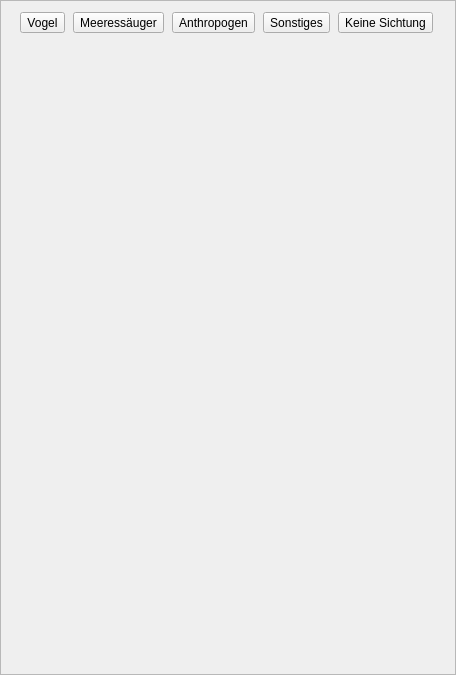
<?xml version="1.0" encoding="UTF-8"?>
<ui version="4.0">
 <class>CensusWidget</class>
 <widget class="QFrame" name="CensusWidget">
  <property name="geometry">
   <rect>
    <x>0</x>
    <y>0</y>
    <width>456</width>
    <height>675</height>
   </rect>
  </property>
  <property name="windowTitle">
   <string>Frame</string>
  </property>
  <property name="frameShape">
   <enum>QFrame::StyledPanel</enum>
  </property>
  <property name="frameShadow">
   <enum>QFrame::Raised</enum>
  </property>
  <layout class="QVBoxLayout" name="verticalLayout">
   <item>
    <widget class="QWidget" name="widget" native="true">
     <layout class="QHBoxLayout" name="horizontalLayout">
      <property name="spacing">
       <number>0</number>
      </property>
      <property name="leftMargin">
       <number>0</number>
      </property>
      <property name="topMargin">
       <number>0</number>
      </property>
      <property name="rightMargin">
       <number>0</number>
      </property>
      <property name="bottomMargin">
       <number>0</number>
      </property>
      <item>
       <widget class="QToolButton" name="toolButton">
        <property name="text">
         <string>Vogel</string>
        </property>
       </widget>
      </item>
      <item>
       <widget class="QToolButton" name="toolButton_3">
        <property name="text">
         <string>Meeressäuger</string>
        </property>
       </widget>
      </item>
      <item>
       <widget class="QToolButton" name="toolButton_4">
        <property name="text">
         <string>Anthropogen</string>
        </property>
       </widget>
      </item>
      <item>
       <widget class="QToolButton" name="toolButton_5">
        <property name="text">
         <string>Sonstiges</string>
        </property>
       </widget>
      </item>
      <item>
       <widget class="QToolButton" name="toolButton_2">
        <property name="text">
         <string>Keine Sichtung</string>
        </property>
       </widget>
      </item>
     </layout>
    </widget>
   </item>
   <item>
    <widget class="QWidget" name="widget_2" native="true"/>
   </item>
   <item>
    <spacer name="verticalSpacer">
     <property name="orientation">
      <enum>Qt::Vertical</enum>
     </property>
     <property name="sizeHint" stdset="0">
      <size>
       <width>20</width>
       <height>40</height>
      </size>
     </property>
    </spacer>
   </item>
  </layout>
 </widget>
 <resources/>
 <connections/>
</ui>
